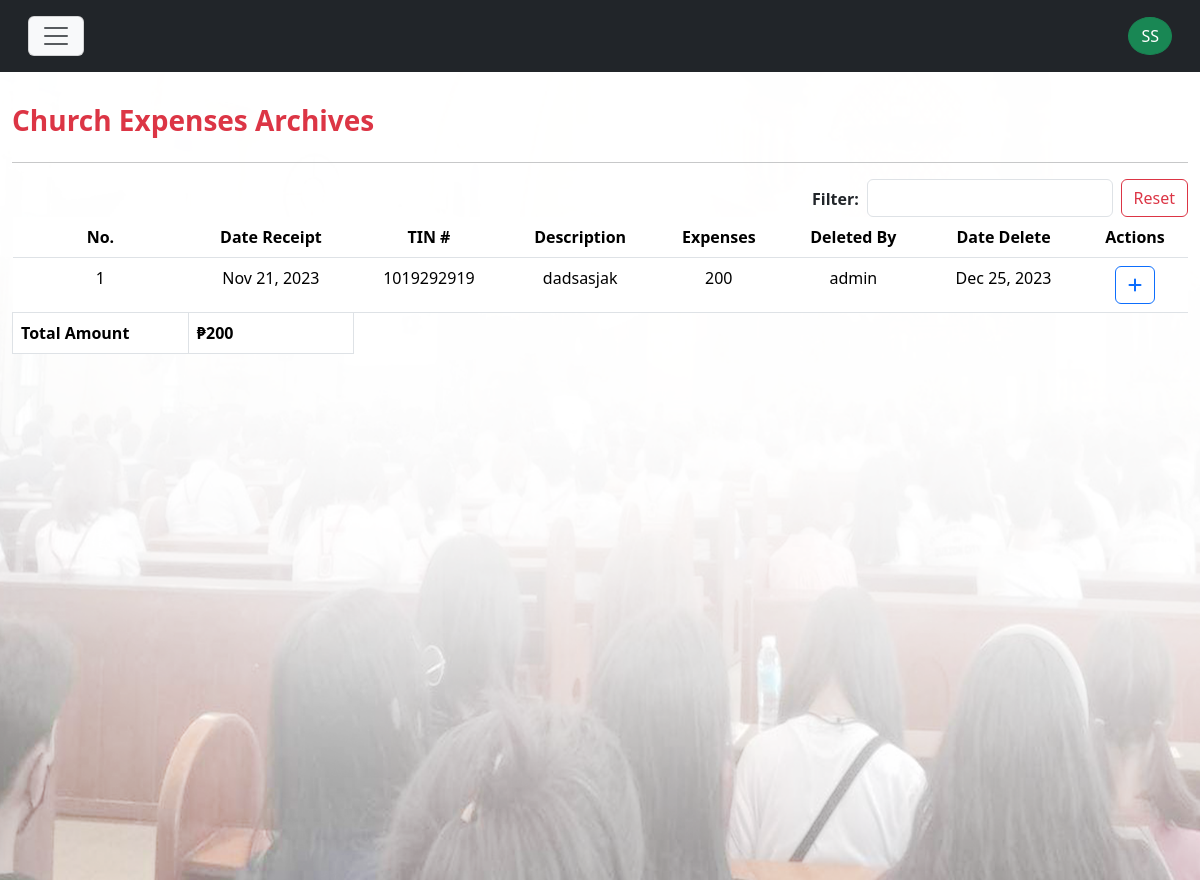
Screenshot of /scred_heart/super_admin/church-expenses-archives.php (signed in) with the database file from the repository.
### tables this page shows
CREATE TABLE `tbl_church_expense_archive` (
  `expenses_id_arch` int(11) NOT NULL,
  `date_receipt_arch` varchar(255) DEFAULT NULL,
  `description_arch` longtext DEFAULT NULL,
  `tin_arch` varchar(255) DEFAULT NULL,
  `expenses_arch` varchar(255) DEFAULT NULL,
  `deleted_by` varchar(255) NOT NULL,
  `date_deleted` date NOT NULL DEFAULT current_timestamp()
);

### scred_heart/inc/functions.php (called while the page is built, shortened)
<?php
include("conn.php");
$view_church_tblepx_arch = "SELECT *, expenses_arch AS total_expenses_arch FROM tbl_church_expense_archive ORDER BY expenses_id_arch DESC";
$tbl_list_churhcexp_arch = $conn->query($view_church_tblepx_arch) or die($conn->error);
?>

### scred_heart/super_admin/church-expenses-archives.php (the view, shortened to what this page needs)
<?php
require_once "../inc/functions.php";
?>
<!DOCTYPE html>
<html lang="en">
<?php require_once "template-parts/head.php"; ?>
<body>
<?php
require_once "template-parts/navLogin.php";
?>
<div class="backgroundimg"> </div>
<section id="archive-church-expenses" class="pt-2 mt-3 text-md-start text-center mt-md-5 mb-5">
<div class="container-fluid mt-5">
<div class="row">
<div><h3 class="text-danger fw-bolder ">Church Expenses Archives</h3></div>
</div>
<hr>
<div class="row">
<div class="col-md-4"></div>
<div class="col-md-4"></div>
<div class="col-md-4 d-flex">
<label class="me-1 mt-2 fw-bolder">Filter: </label>
<input type="text" id="searchExpenseArch" class="form-control ms-1 me-2 searchExpenseArch"> <a href="church-expenses-archives" class="btn btn-outline-danger" type="button">Reset</a>
</div>
</div>
<div class="row">
<div class="col-md-12">
<div class="table-responsive">
<div id="showChurchArchExpensesData">
<table class="table table-hover" id="church-expenses-table-archive">
<thead>
<tr class="text-center">
<th>No.</th>
<th>Date Receipt</th>
<th>TIN #</th>
<th>Description</th>
<th>Expenses</th>
<th>Deleted By</th>
<th>Date Delete</th>
<th>Actions</th>
</tr>
</thead>
<tbody>
<?php
	$ctr = 1;
	$peso_sign = "\xE2\x82\xB1";
	$total_church_arch_amount = 0;
	while ($row_church_arch = $tbl_list_churhcexp_arch->fetch_assoc()) {
		$origDate = $row_church_arch["date_receipt_arch"];
		$date_receipt_arch = new DateTime($origDate);
		$formatdate = $date_receipt_arch->format("M d, Y");
		$origDateDel = $row_church_arch["date_deleted"];
		$date_deleted = new DateTime($origDateDel);
		$date_format = $date_deleted->format("M d, Y");
		$total_church_arch_amount += $row_church_arch["total_expenses_arch"];
?>
<tr class="text-center">
	<td><?= $ctr; ?></td>
	<td><?= $formatdate; ?></td>
	<td><?= $row_church_arch["tin_arch"]; ?></td>
	<td><?= $row_church_arch["description_arch"]; ?></td>
	<td><?= $row_church_arch["expenses_arch"] ;?></td>
	<td><?= $row_church_arch["deleted_by"]; ?></td>
	<td><?= $date_format; ?></td>
	<td>
		<a href="#" type="button" class="btn btn-outline-primary delChurchExpArch" id="<?= $row_church_arch['expenses_id_arch']; ?>" data-bs-toggle="modal" data-bs-target="#modalChurchDelRestore"><i class="fa-solid fa-plus fw-bolder"></i></a>
	</td>
</tr>
<?php
$ctr++;
	}
?>
<tr>
<th class="border">Total Amount</th>
<td class="border fw-bolder"><?= $peso_sign.number_format($total_church_arch_amount); ?></td>
</tr>
</tbody>
</table>
</div>
</div>
</div>
</div>
</div>
</section>
</body>
</html>

### scred_heart/super_admin/css/custom.css (style rules this page uses)
:root { --sofia: "Sofia", sans-serif; --arial: Arial; --tang: "Tangerine", serif; --Comic: "Comic Sans MS", cursive, sans-serif; --Roman: times new roman; --cursive: cursive; --bgGradient: linear-gradient(132deg, rgb(0,0,0), #8d8686); --yellowish: #a0e11f; --maroon: rgba(230,16,16,0.85); --blackish: rgba(0,0,0,0.71); --verdigis: #50a2a7; --divBackground: rgba(22, 22, 21, .6); --menuBackground: rgba(192, 146, 49, .8); --whiteBackground: rgba(251, 244, 248, .9); --stroke: rgb(19, 20, 21) 4px 0px 0px, rgb(19, 20, 21) 3.87565px 0.989616px 0px, rgb(19, 20, 21) 3.51033px 1.9177px 0px, rgb(19, 20, 21) 2.92676px 2.72656px 0px, rgb(19, 20, 21) 2.16121px 3.36588px 0px, rgb(19, 20, 21) 1.26129px 3.79594px 0px, rgb(19, 20, 21) 0.282949px 3.98998px 0px, rgb(19, 20, 21) -0.712984px 3.93594px 0px, rgb(19, 20, 21) -1.66459px 3.63719px 0px, rgb(19, 20, 21) -2.51269px 3.11229px 0px, rgb(19, 20, 21) -3.20457px 2.39389px 0px, rgb(19, 20, 21) -3.69721px 1.52664px 0px, rgb(19, 20, 21) -3.95997px 0.56448px 0px, rgb(19, 20, 21) -3.97652px -0.432781px 0px, rgb(19, 20, 21) -3.74583px -1.40313px 0px, rgb(19, 20, 21) -3.28224px -2.28625px 0px, rgb(19, 20, 21) -2.61457px -3.02721px 0px, rgb(19, 20, 21) -1.78435px -3.57996px 0px, rgb(19, 20, 21) -0.843183px -3.91012px 0px, rgb(19, 20, 21) 0.150409px -3.99717px 0px, rgb(19, 20, 21) 1.13465px -3.8357px 0px, rgb(19, 20, 21) 2.04834px -3.43574px 0px, rgb(19, 20, 21) 2.83468px -2.82216px 0px, rgb(19, 20, 21) 3.44477px -2.03312px 0px, rgb(19, 20, 21) 3.84068px -1.11766px 0px, rgb(19, 20, 21) 3.9978px -0.132717px 0px;; }
html,body { margin: 0; padding: 0; max-width: 100%; scroll-behavior: smooth; box-sizing: border-box; }

### scred_heart/super_admin/church-expenses-archives.php (style rules this page uses)
.backgroundimg { background-image: url(../img/img/about.png); background-size: cover; background-repeat: no-repeat; width: 100%; height: 110vh; position: absolute; top:0; z-index: -1; }

### rows the page displays
tbl_church_expense_archive: date_receipt_arch "Nov 21, 2023", tin_arch "1019292919", description_arch "dadsasjak", expenses_arch "200", deleted_by "admin", date_deleted "Dec 25, 2023"

### other values shown
$initials "SS"
$peso_sign "₱"
$total_church_arch_amount "200"
